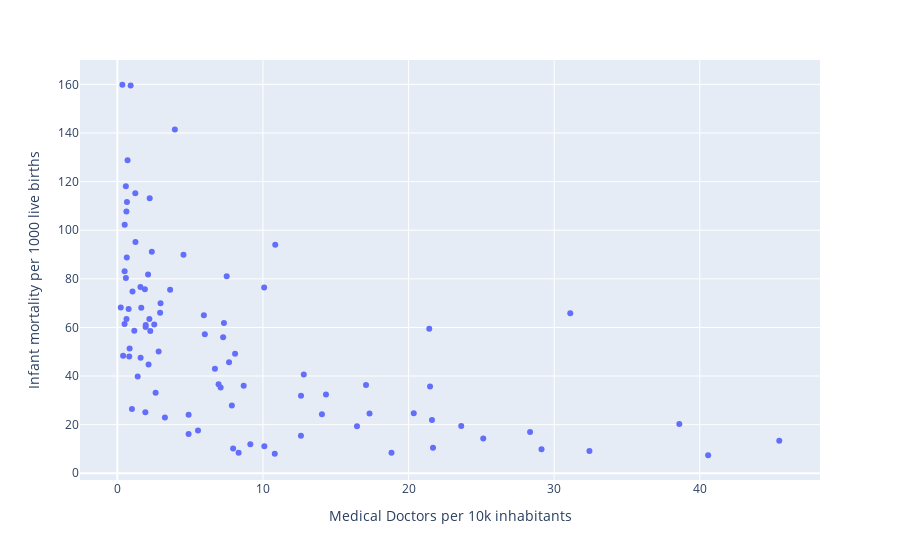

The code cell stored with this chart in its notebook:
### Code cell
## scatter plot MD and infant mortality

fig = px.scatter(WHO_data, x="Medical Doctors per 10k inhabitants", y="Infant mortality per 1000 live births",
                hover_data=['Location'])
fig.show()

### Figure 1 — Plotly figure (JSON) as saved in the notebook; plotly's stock layout.template omitted (floating-point values rounded to 4 significant figures)
{"data": [{"customdata": [["Chad"], ["Togo"], ["Papua New Guinea"], ["Burundi"], ["Mozambique"], ["Cameroon"], ["Tonga"], ["Peru"], ["Guinea-Bissau"], ["Kenya"], ["Zambia"], ["Brazil"], ["Colombia"], ["El Salvador"], ["Lao People's Democratic Republic"], ["Nigeria"], ["Paraguay"], ["Bangladesh"], ["Indonesia"], ["Philippines"], ["South Africa"], ["Nepal"], ["Niger"], ["Malawi"], ["Sierra Leone"], ["Gambia"], ["Senegal"], ["Ethiopia"], ["Eswatini"], ["Uganda"], ["Ghana"], ["Zimbabwe"], ["Tuvalu"], ["Guatemala"], ["Guyana"], ["Albania"], ["Afghanistan"], ["Türkiye"], ["Honduras"], ["Republic of Moldova"], ["Samoa"], ["Gabon"], ["India"], ["Timor-Leste"], ["Iraq"], ["Benin"], ["Burkina Faso"], ["Rwanda"], ["Côte d’Ivoire"], ["Pakistan"], ["Dominican Republic"], ["Cambodia"], ["Maldives"], ["Kyrgyzstan"], ["Jordan"], ["Azerbaijan"], ["Sao Tome and Principe"], ["Egypt"], ["Myanmar"], ["South Sudan"], ["United Republic of Tanzania"], ["Liberia"], ["Central African Republic"], ["Congo"], ["Mali"], ["Mauritania"], ["Madagascar"], ["Belize"], ["Algeria"], ["Angola"], ["Guinea"], ["Haiti"], ["Comoros"], ["Democratic Republic of the Congo"], ["Mongolia"], ["Lesotho"], ["Namibia"], ["Suriname"], ["Bolivia (Plurinational State of)"], ["Tunisia"], ["Sudan"], ["Armenia"], ["Morocco"], ["Viet Nam"], ["The former Yugoslav Republic of Macedonia"], ["Somalia"], ["Tajikistan"], ["Yemen"], ["Turkmenistan"], ["Kiribati"]], "hovertemplate": "Medical Doctors per 10k inhabitants=%{x}<br>Infant mortality per 1000 live births=%{y}<br>Location=%{customdata[0]}<extra></extra>", "legendgroup": "", "marker": {"color": "#636efa", "symbol": "circle"}, "mode": "markers", "name": "", "orientation": "v", "showlegend": false, "type": "scatter", "x": [0.582, 0.585, 0.629, 0.647, 0.814, 1.242, 10.09, 16.45, 2.198, 2.26, 2.965, 21.42, 23.61, 29.13, 3.265, 3.949, 32.42, 6.7, 6.95, 7.862, 8.085, 8.674, 0.343, 0.494, 0.7, 0.773, 0.842, 1.039, 1.397, 1.583, 1.642, 1.887, 12.61, 12.8, 14.05, 18.83, 2.535, 20.36, 4.893, 40.57, 5.537, 5.941, 7.265, 7.669, 9.132, 0.621, 0.912, 1.162, 1.596, 10.84, 14.33, 2.143, 21.61, 21.68, 25.13, 31.11, 4.893, 7.094, 7.509, 0.395, 0.497, 0.503, 0.658, 1, 1.231, 1.922, 1.948, 10.81, 17.32, 2.108, 2.22, 2.366, 2.834, 3.622, 38.59, 4.54, 6.007, 7.95, 10.08, 12.61, 2.626, 45.46, 7.319, 8.326, 28.34, 0.232, 17.08, 2.936, 21.47, 1.942], "xaxis": "x", "y": [118.1, 80.36, 63.52, 88.82, 48.02, 95.13, 11.11, 19.39, 63.42, 58.53, 69.97, 59.45, 19.49, 9.886, 22.94, 141.4, 9.207, 42.99, 36.66, 27.91, 49.19, 35.98, 159.8, 61.39, 128.8, 67.58, 51.33, 74.76, 39.79, 76.66, 68.08, 75.66, 31.89, 40.67, 24.33, 8.445, 61.18, 24.68, 24.12, 7.412, 17.59, 65.06, 55.94, 45.66, 11.9, 107.7, 159.5, 58.66, 47.52, 94.02, 32.38, 44.73, 21.9, 10.51, 14.29, 65.79, 16.11, 35.3, 81.07, 48.37, 83.11, 102.2, 111.6, 26.43, 115.2, 25.07, 60.98, 8.061, 24.55, 81.75, 113.2, 91.1, 50.11, 75.5, 20.25, 89.95, 57.21, 10.23, 76.47, 15.44, 33.16, 13.41, 61.86, 8.403, 17, 68.18, 36.34, 66.0, 35.7, 60.17], "yaxis": "y"}], "layout": {"autosize": true, "legend": {"tracegroupgap": 0}, "margin": {"t": 60}, "xaxis": {"anchor": "y", "autorange": true, "domain": [0, 1], "range": [-2.439, 48.13], "title": {"text": "Medical Doctors per 10k inhabitants"}, "type": "linear"}, "yaxis": {"anchor": "x", "autorange": true, "domain": [0, 1], "range": [-4.391, 171.7], "title": {"text": "Infant mortality per 1000 live births"}, "type": "linear"}}}
